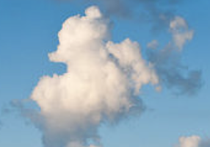
#> input picture tar.png, 210 x 147 px, shrunk from 286 x 200 before the run
$ python tut11.py
#> lines starting #> are read from the running program, lines starting #| are printed output that depends on the picture; after the words box and inside, x2 and y2 are one past the last pixel; in counts of white or black regions, pixels touching at a corner belong together
import cv2 as cv
import numpy as np


def template_demo():
    tpl =cv.imread("tar.png")
#> tpl is the input picture: shape (147, 210, 3); mean B, G, R 187.7, 166.8, 136.7
    target = cv.imread("view.png")
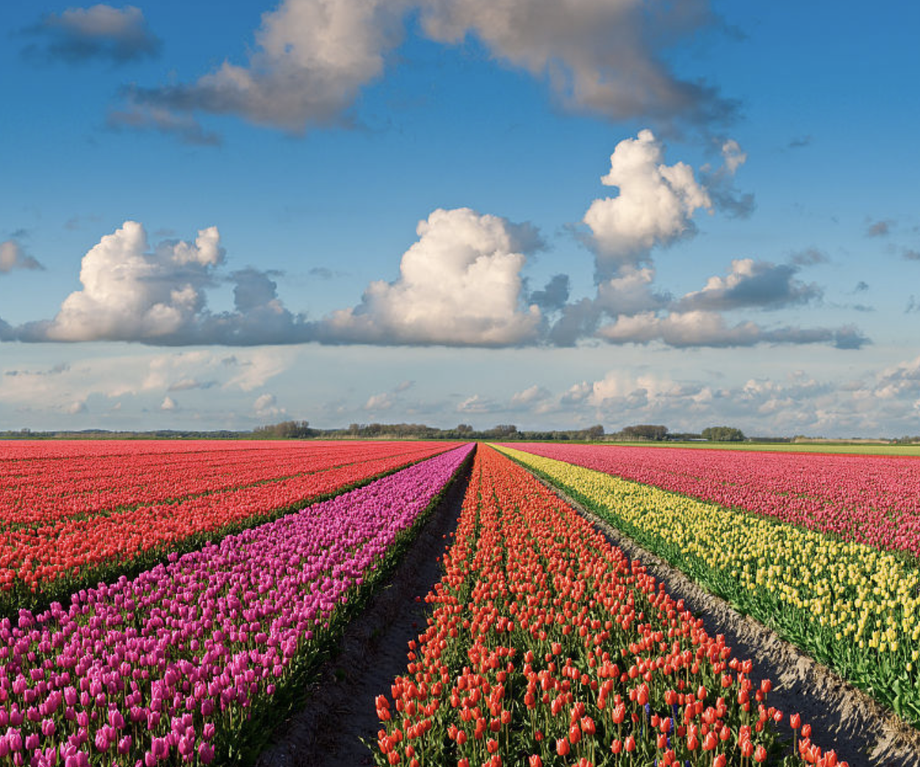
#> input picture view.png, 920 x 767 px, shrunk from 1252 x 1044 before the run
#> target is the input picture: shape (767, 920, 3); mean B, G, R 128.7, 121.4, 126.4
    cv.namedWindow('template image', cv.WINDOW_NORMAL)
    cv.imshow("template image", tpl)
    cv.namedWindow('target image', cv.WINDOW_NORMAL)
    cv.imshow("target image", target)
    methods = [cv.TM_SQDIFF_NORMED, cv.TM_CCORR_NORMED, cv.TM_CCOEFF_NORMED]   #3种模板匹配方法
    th, tw = tpl.shape[:2]
#> th = 147; tw = 210
    for md in methods:
        print(md)
        result = cv.matchTemplate(target, tpl, md)
        min_val, max_val, min_loc, max_loc = cv.minMaxLoc(result)
        if md == cv.TM_SQDIFF_NORMED:
            tl = min_loc
        else:
            tl = max_loc
        br = (tl[0]+tw, tl[1]+th)   #br是矩形右下角的点的坐标
        cv.rectangle(target, tl, br, (255, 0, 0), 2)
        cv.namedWindow("match-" + np.str(md), cv.WINDOW_NORMAL)
        cv.imshow("match-" + np.str(md), target)
#> this loop made 3 passes
#> (min_val, max_val, min_loc, tl, br) on passes 2 to 3: (0.605, 0.992, (236, 620), (553, 122), (763, 269)), (-0.507, 0.852, (330, 0), (553, 121), (763, 268))
#> (min_val, max_val, max_loc, tl, br) on pass 1: (0.000172, 1, (316, 508), (553, 123), (763, 270))
#> pass 1, in template_demo, `result = cv.matchTemplate(target, tpl, md)`:
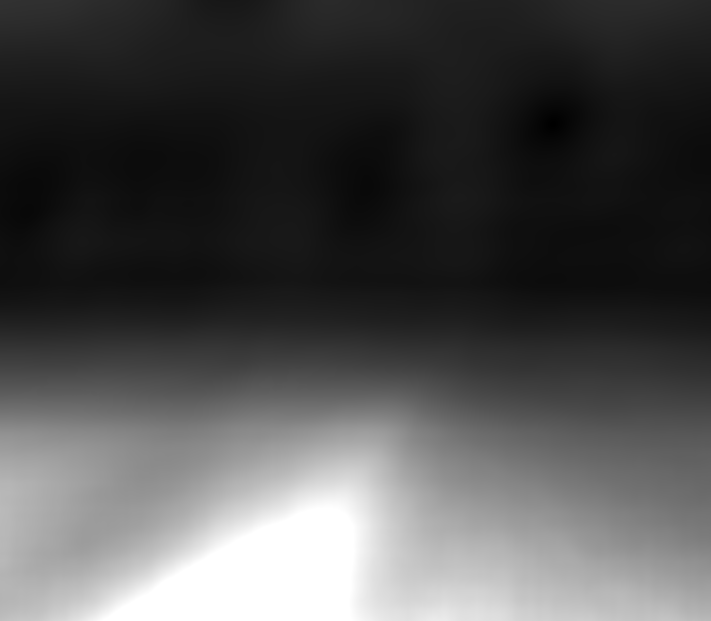
#> result: shape (621, 711) float32; min 0.000172, max 1, mean 0.309
#> pass 1, in template_demo, `cv.imshow("match-" + np.str(md), target)`:
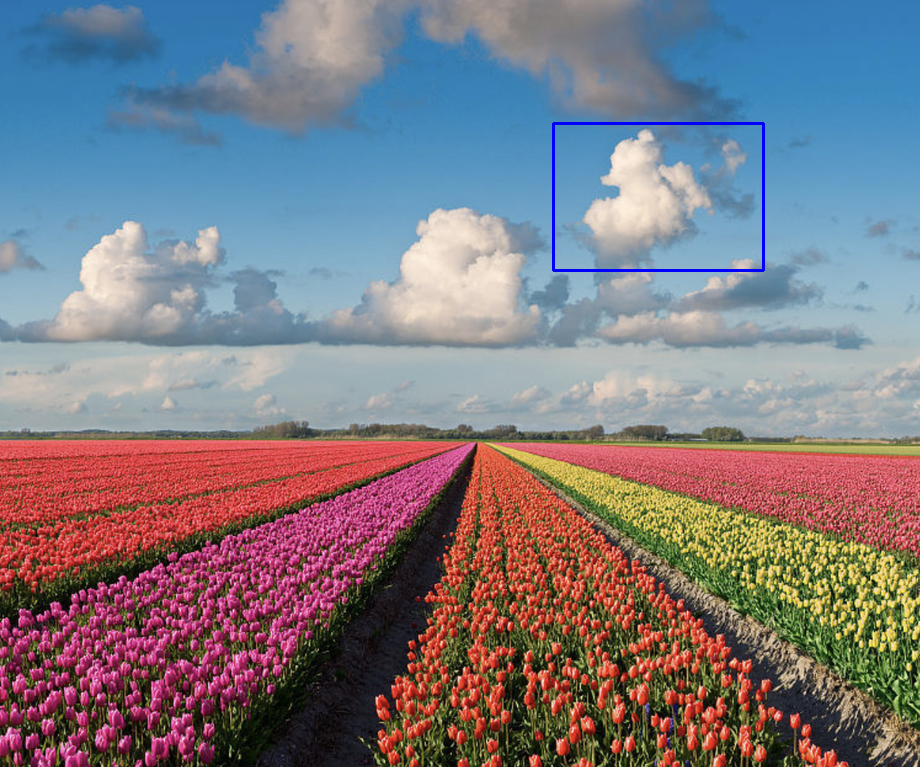
#> window 'match-1': shape (767, 920, 3); mean B, G, R 128.9, 120.9, 126
#> pass 2, in template_demo, `result = cv.matchTemplate(target, tpl, md)`:
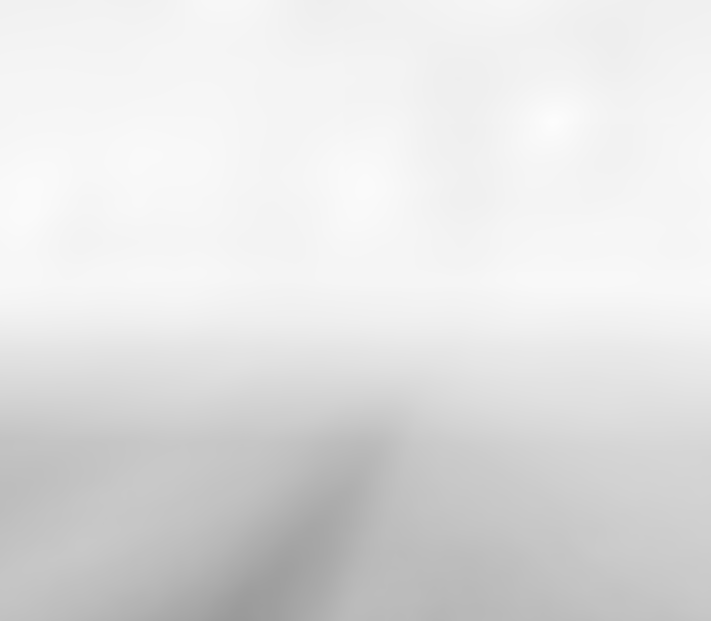
#> result: shape (621, 711) float32; min 0.605, max 0.992, mean 0.883
#> pass 2, in template_demo, `cv.imshow("match-" + np.str(md), target)`:
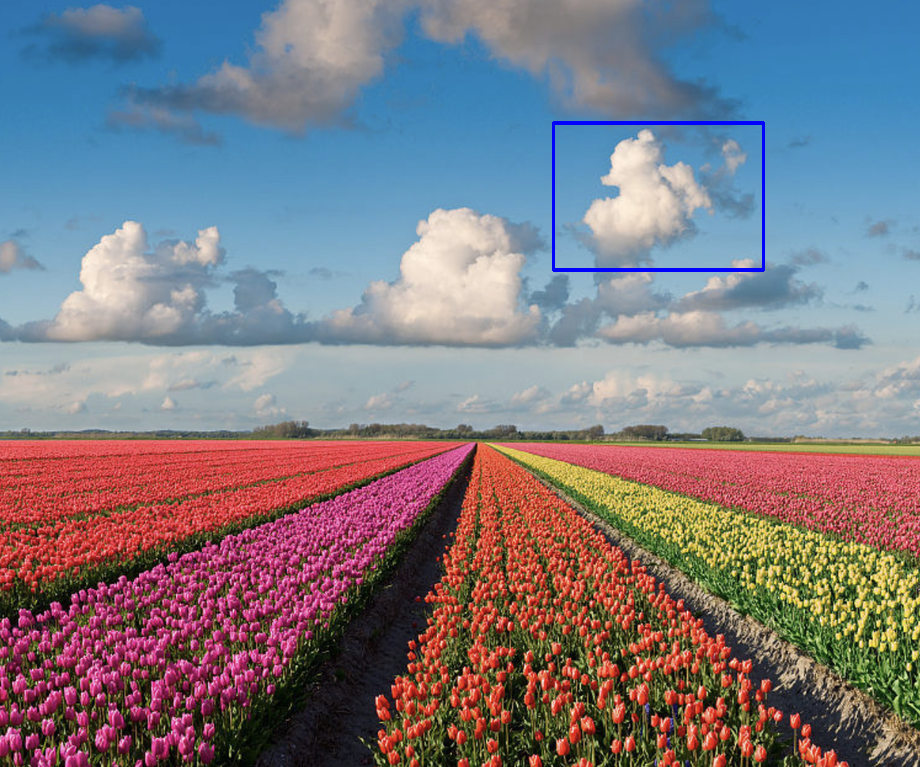
#> window 'match-3': shape (767, 920, 3); mean B, G, R 128.9, 120.8, 126
#> after the loop:
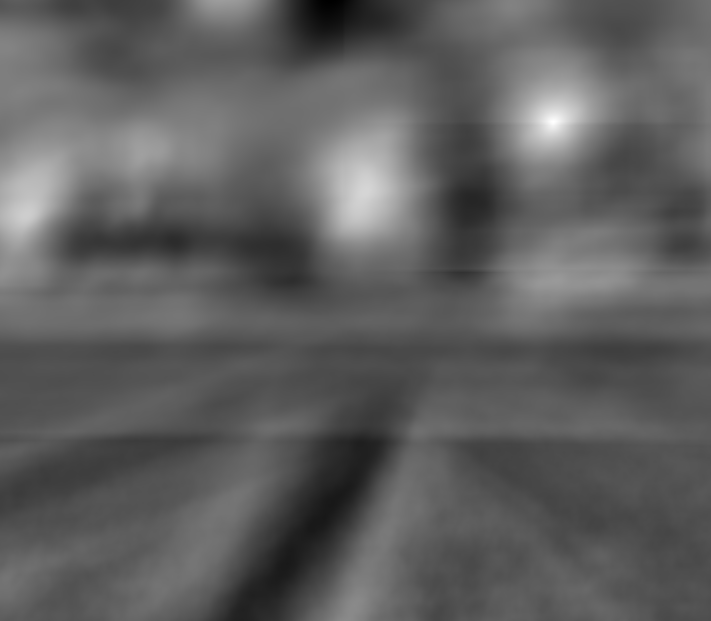
#> result: shape (621, 711) float32; min -0.507, max 0.852, mean 0.000534; drawn with min black and max white
#> after the loop:
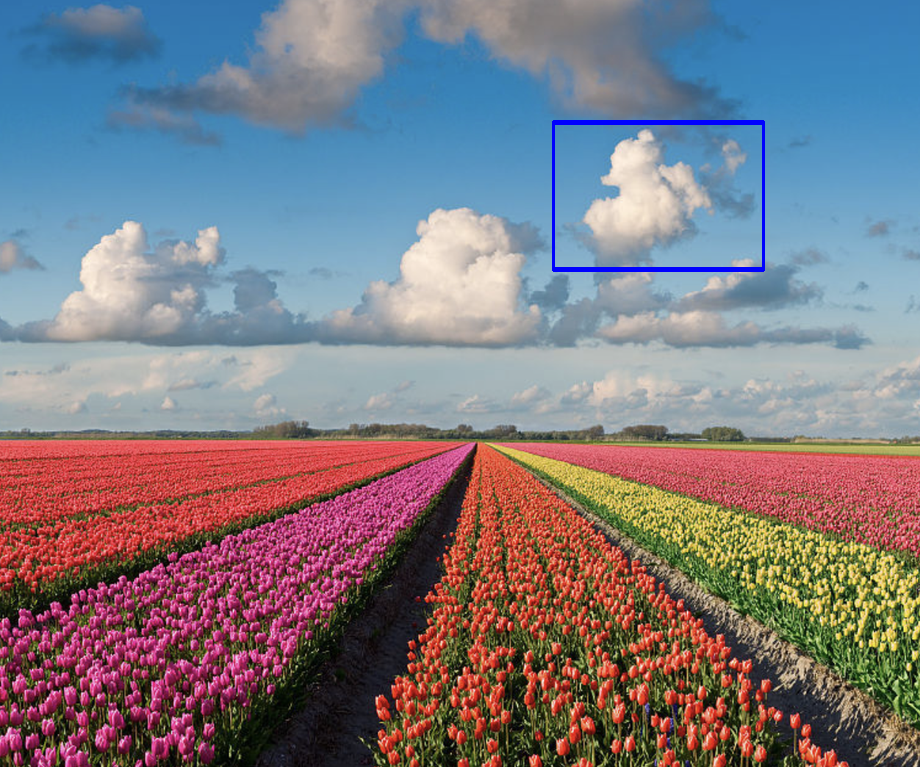
#> target: shape (767, 920, 3); 0.42% of pixels changed, all inside (x1, y1, x2, y2) = (552, 120, 765, 272)

"""
def template_demo():
    tpl = cv.imread("view.png")
    target = cv.imread("tar.png")
    cv.namedWindow('template_demo', cv.WINDOW_NORMAL)
    cv.imshow("template_demo", tpl)
    cv.namedWindow('target_demo', cv.WINDOW_NORMAL)
    cv.imshow("target_demo", target)
    methods = [cv.TM_SQDIFF_NORMED, cv.TM_CCORR_NORMED, cv.TM_CCOEFF_NORMED]
    th, tw = tpl.shape[:2]
    for md in methods:
        print(md)
        result = cv.matchTemplate(target, tpl, md)
        min_val, max_val, min_loc, max_loc = cv.minMaxLoc(result)
        if md == cv.TM_SQDIFF_NORMED:
            tl = min_loc
        else:
            tl = max_loc
        br = (tl[0]+tw, tl[1]+th)

        cv.rectangle(tpl, tl, br, (255, 0, 0), 2)
        cv.namedWindow("match_"+ np.str(md), cv.WINDOW_NORMAL)
        cv.imshow("match_"+ np.str(md), tpl)
        """

template_demo()
cv.waitKey(0)
cv.destroyAllWindows()
